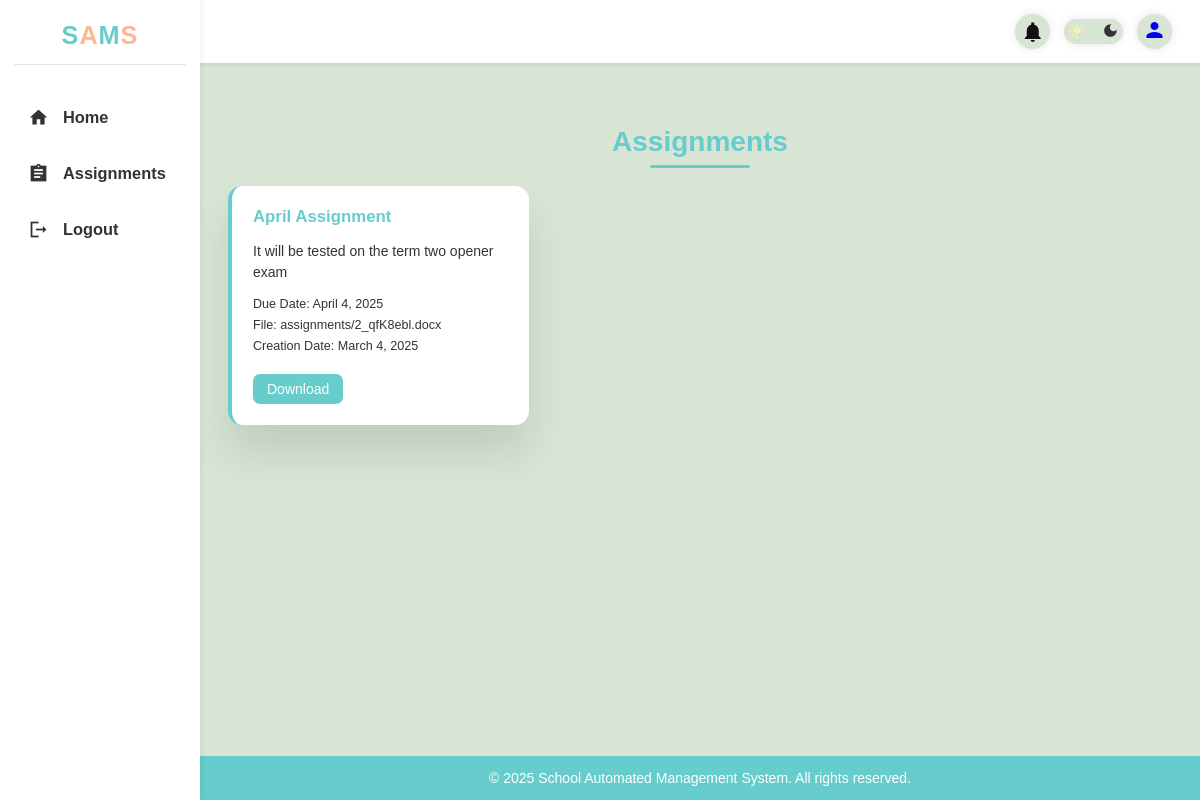
The page /authenticated/assignments/ (signed in) on the database as committed earlier.
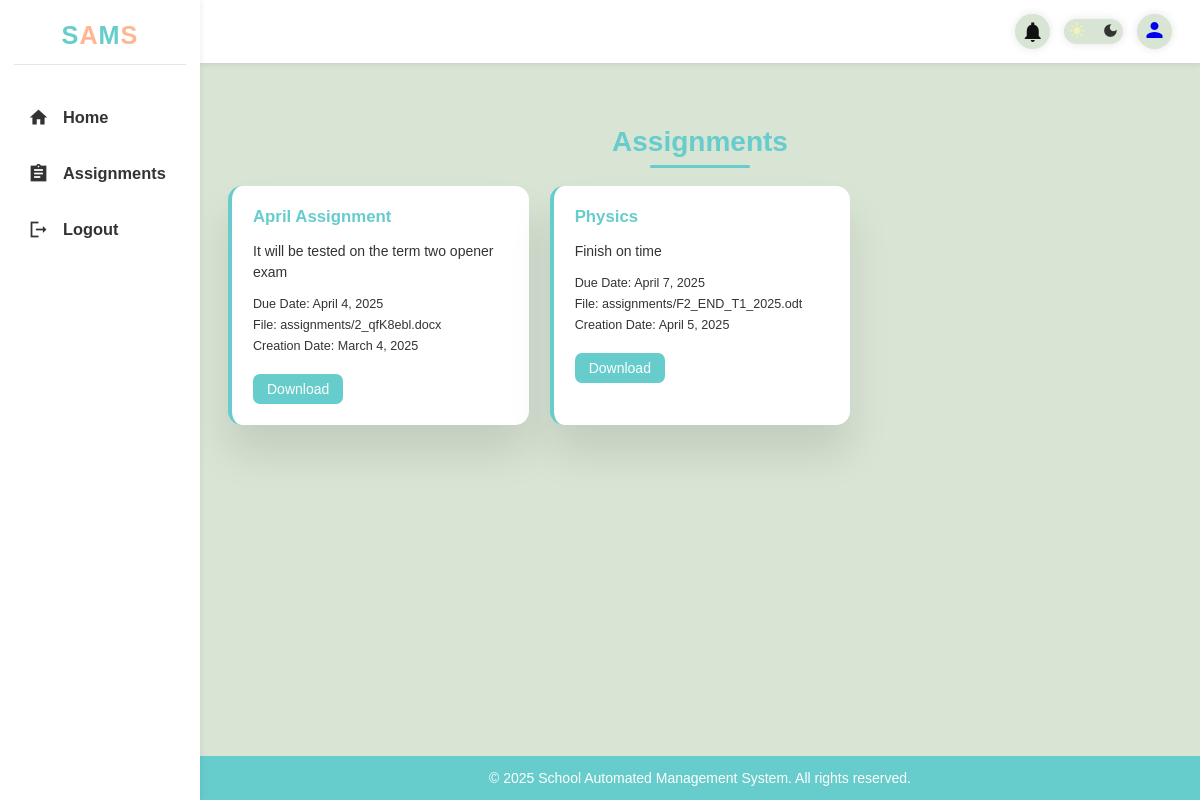
The same page on the database as committed later.
### core/models.py (models this page shows, shortened)
class Assignments(models.Model):
    name = models.CharField(max_length=50)
    description = models.CharField(max_length=150)
    due_date = models.DateField(default=timezone.now)
    file_name = models.FileField(upload_to='assignments/', max_length=100)
    createDate=models.DateField(max_length=100, null=True)

### core/views.py (the view, shortened to what this page needs)
# urls.py: path('assignments/', views.assignments, name='assignments'),
@login_required
def assignments(request):
    context = {
        'user': request.user,
        'assigns': Assignments.objects.all(),
        'current_date': datetime.now()
    }
    if request.user.is_student:
        submissions = {
            sub.assignment_id: sub
            for sub in AssignmentSubmission.objects.filter(student__user=request.user)
        }
        context['submissions'] = submissions
    return render(request, 'UI/assignment.html', context)

### core/templates/UI/assignment.html (shortened to what this page needs)
{% extends "base.html" %}
{% load static %}
{% block content %}
<main>
    <h1 class="page-title">Assignments</h1>
    <div class="assignment-container">
        {% if assigns %}
            {% for assign in assigns %}
            <div class="{% if user.is_teacher %}assignment-card-1{% else %}assignment-card{% endif %}">
                <div class="assignment-content">
                    <div class="assignment-title">{{ assign.name }}</div>
                    <div class="assignment-description">{{ assign.description }}</div>
                    <div class="assignment-duedate">Due Date: {{ assign.due_date }}</div>
                    <div class="assignment-file">File: {{ assign.file_name }}</div>
                    <div class="assignment-file">Creation Date: {{ assign.createDate }}</div>
                    {% if user.is_teacher %}
                    <a href="{% url 'core:delete_assignment' assign.id %}" class="delbtn" onclick="return confirm('Delete this assignment?')">Delete</a>
                    {% else %}
                    <a href="{% url 'core:download_assignment' assign.id %}" class="downbtn">Download</a>
                    {% endif %}
                </div>
            </div>
            {% endfor %}
        {% else %}
        <h2>No Assignments</h2>
        {% endif %}
    </div>
</main>
{% endblock content %}

### core/templates/base.html (shortened to what this page needs)
{% load static %}
<!DOCTYPE html>
<html lang="en">
  <head>
    <link rel="stylesheet" href="{% static 'css/dash_style.css' %}" />
  </head>
  <body>
    <div class="menu-toggle">
    </div>
    <nav class="navbar">
      <div class="logo" title="School Automated Management System">
        <h2>S<span class="danger">A</span>M<span class="danger">S</span></h2>
      </div>
      {% if user.is_student %}
      <a href="{% url 'core:student_dash' %}" class="page-scroll {% if request.resolver_match.url_name == 'student_dash' %}active{% endif %}">
      {% elif user.is_teacher %}
      <a href="{% url 'core:teacher_dash' %}" class="page-scroll {% if request.resolver_match.url_name == 'teacher_dash' %}active{% endif %}">
      {% elif user.is_parent %}
      <a href="{% url 'core:parent_dash' %}" class="page-scroll {% if request.resolver_match.url_name == 'parent_dash' %}active{% endif %}">
      {% endif %}
        <span class="material-icons-sharp">home</span>
        <h3>Home</h3>
      </a>
      {% if user.is_student %}
      <a href="{% url 'core:student_assignment' %}" class="page-scroll {% if request.resolver_match.url_name == 'student_assignment' %}active{% endif %}">
      {% elif user.is_teacher %}
      <a href="{% url 'core:teacher_assignments' %}" class="page-scroll {% if request.resolver_match.url_name == 'teacher_assignments' %}active{% endif %}">
      {% elif user.is_parent %}
      <a href="{% url 'core:progress' %}" class="page-scroll {% if request.resolver_match.url_name == 'parent_studentProgress' %}active{% endif %}">
      {% endif %}
        <span class="material-icons-sharp">assignment</span>
        <h3>{% if user.is_parent %}Student Progress{% else %}Assignments{% endif %}</h3>
      </a>
      <a href="{% url 'members:user_logout' %}" class="page-scroll">
        <span class="material-icons-sharp">logout</span>
        <h3>Logout</h3>
      </a>
    </nav>
    <header>
      <div id="notification-btn">
        <span class="material-icons-sharp">notifications</span>
      </div>
      <div class="theme-toggler">
        <span class="material-icons-sharp">light_mode</span>
        <span class="material-icons-sharp">dark_mode</span>
      </div>
      <div id="profile-btn">
        <a href="{% url 'core:profile' %}">
            <span class="material-icons-sharp">person</span>
        </a>
      </div>
    </header>
    <main class="content">
      {% block content %}{% endblock content %}
    </main>
    <footer>
      <p>&copy; {% now "Y" %} School Automated Management System. All rights reserved.</p>
    </footer>
  </body>
</html>

Rows that differ between the two databases and show on the page:
added Assignments: name "Physics", description "Finish on time", due_date "April 7, 2025", file_name "assignments/F2_END_T1_2025.odt", createDate "April 5, 2025"
